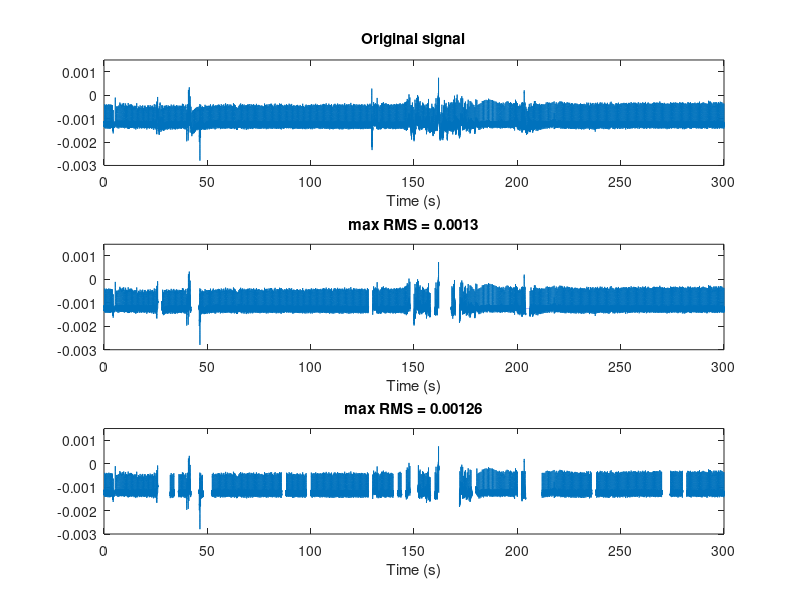
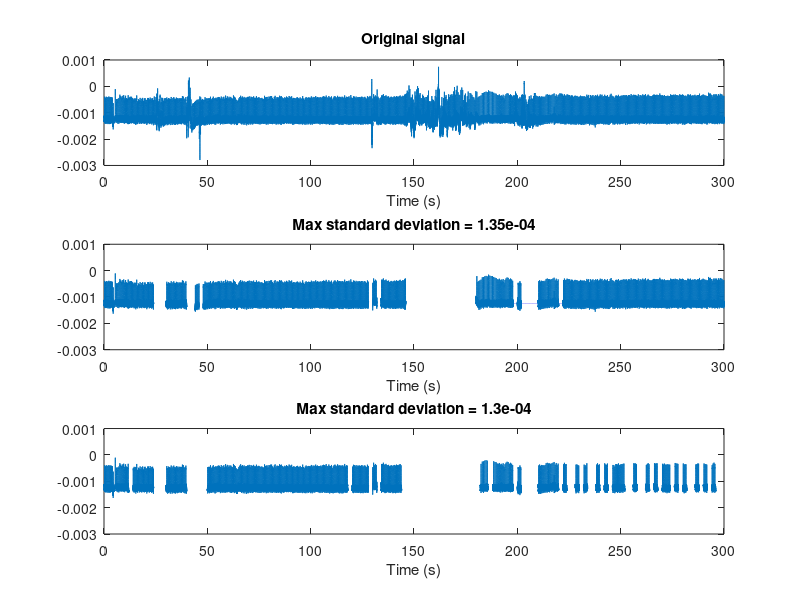
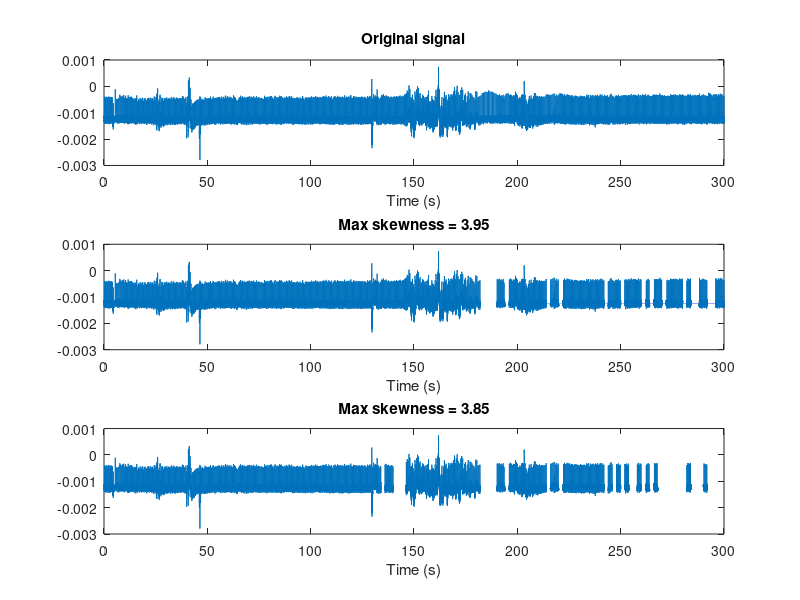

Here is the MATLAB script that generated these plots, in order:
%% Noise Anomaly Detection %%

close all;
clear all;
load("G002ecg.mat")
fs = 1000;

orig_sig = G002ecg;
% RMS signals
sig1 = orig_sig;
sig2 = orig_sig;
% STD signals
sig3 = orig_sig;
sig4 = orig_sig;
% SKEWNESS
sig5 = orig_sig;
sig6 = orig_sig;

time = 0:(1/fs):((length(orig_sig)-1)/fs);
window = 2*fs; % # of secs
numwindows = floor(length(orig_sig-1)/window);


%RMS
for i = 0:numwindows-1 %0 to # windows
   r = rms(orig_sig(i*window+1:(i+1)*window))

   if (r > 0.0013)
       sig1(i*window+1:(i+1)*window) = mean(orig_sig(1:length(orig_sig)-1));
   end
   if (r > 0.00126)
       sig2(i*window+1:(i+1)*window) = mean(orig_sig(1:length(orig_sig)-1));       
  % else
       %not noisy
   end
end

figure;

subplot(3,1,1);
plot(time, orig_sig);
axis([0 300 -3e-3 1.5e-3]);
title('Original signal');
xlabel('Time (s)');

subplot(3,1,2);
plot(time, sig1);
axis([0 300 -3e-3 1.5e-3]);
title('max RMS = 0.0013');
xlabel('Time (s)');

subplot(3,1,3);
plot(time, sig2);
axis([0 300 -3e-3 1.5e-3]);
title('max RMS = 0.00126');
xlabel('Time (s)');

%STD DEV : WINDOW = 0.5s;
for i = 0:numwindows-1 %0 to # windows
   s = std(orig_sig(i*window+1:(i+1)*window));

   if (s > 1.35e-04)
       sig3(i*window+1:(i+1)*window) = mean(orig_sig(1:length(orig_sig)-1)); % put to mean 
   end
   if (s > 1.3e-04)
       sig4(i*window+1:(i+1)*window) = mean(orig_sig(1:length(orig_sig)-1)); % put to mean  

       
  % elseif (r > 0.00125)
  %     sig2(i*window+1:(i+1)*window) = 0;       
  % else
       %not noisy
   end
end


figure;
subplot(3,1,1);
plot(time, orig_sig);
axis([0 300 -3e-3 1e-3]);
title('Original signal');
xlabel('Time (s)');

subplot(3,1,2);
plot(time, sig3);
axis([0 300 -3e-3 1e-3]);
title('Max standard deviation = 1.35e-04');
xlabel('Time (s)');

subplot(3,1,3);
plot(time, sig4);
axis([0 300 -3e-3 1e-3]);
title('Max standard deviation = 1.3e-04');
xlabel('Time (s)');


%SKEW
for i = 0:numwindows-1 %0 to # windows
   sk = skewness(orig_sig(i*window+1:(i+1)*window));
   if (sk > 3.95)
       sig5(i*window+1:(i+1)*window) = mean(orig_sig(1:length(orig_sig)-1));
   end
   if (sk > 3.85)
       sig6(i*window+1:(i+1)*window) = mean(orig_sig(1:length(orig_sig)-1));       
   else
       %not noisy
   end
end

figure;
subplot(3,1,1);
plot(time, orig_sig);
axis([0 300 -3e-3 1e-3]);
title('Original signal');
xlabel('Time (s)');

subplot(3,1,2);
plot(time, sig5);
axis([0 300 -3e-3 1e-3]);
title('Max skewness = 3.95');
xlabel('Time (s)');

subplot(3,1,3);
plot(time, sig6);
axis([0 300 -3e-3 1e-3]);
title('Max skewness = 3.85');
xlabel('Time (s)');
